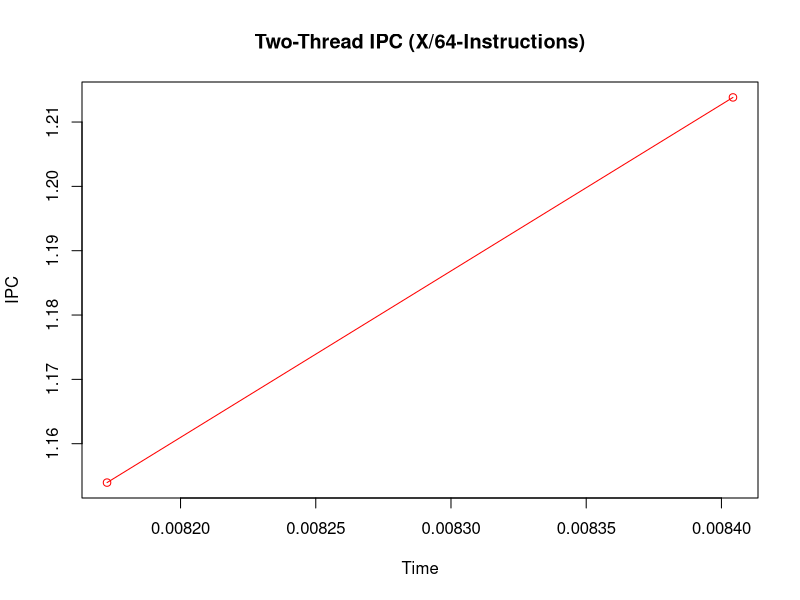
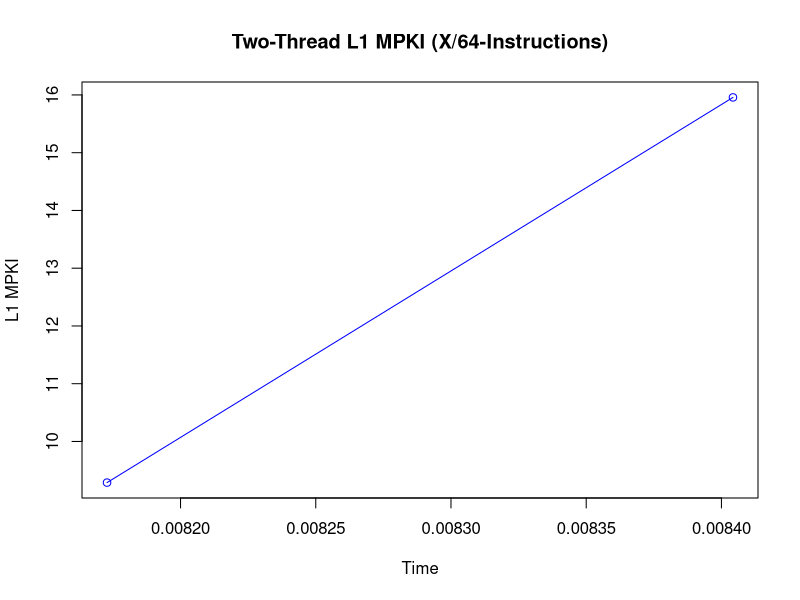
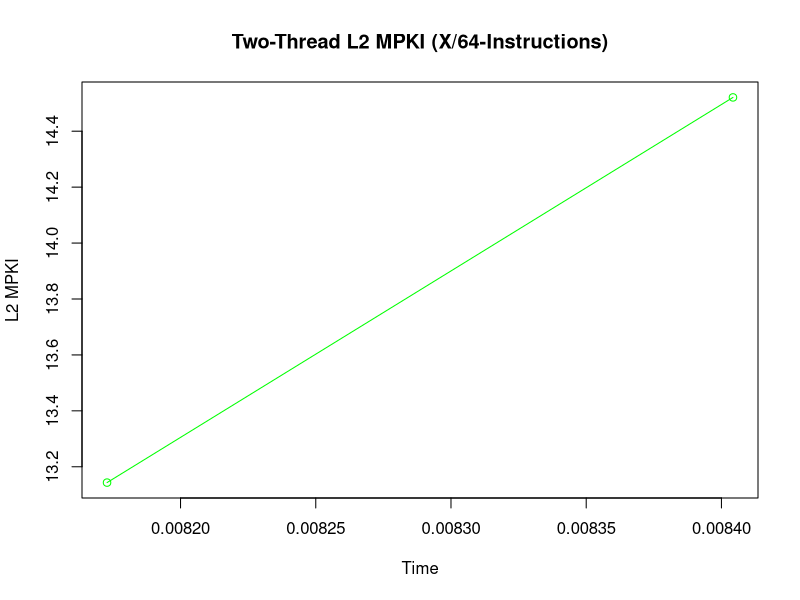
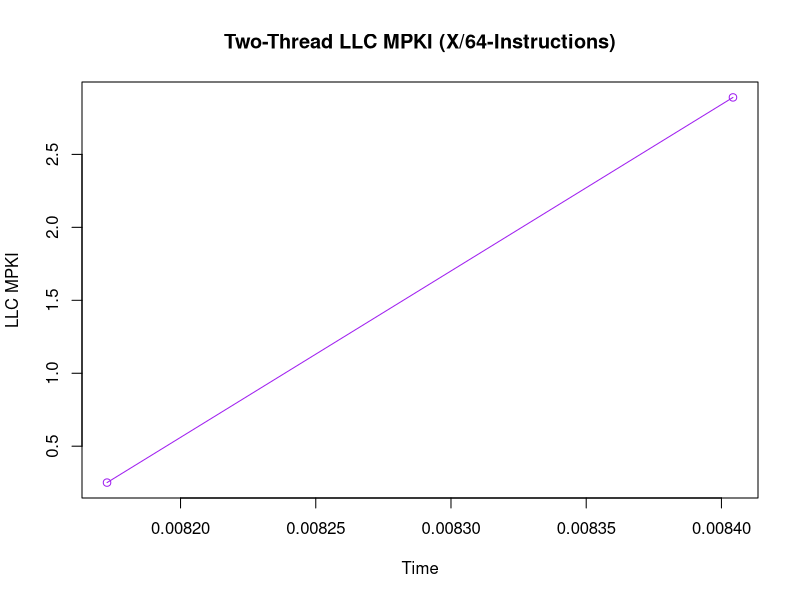
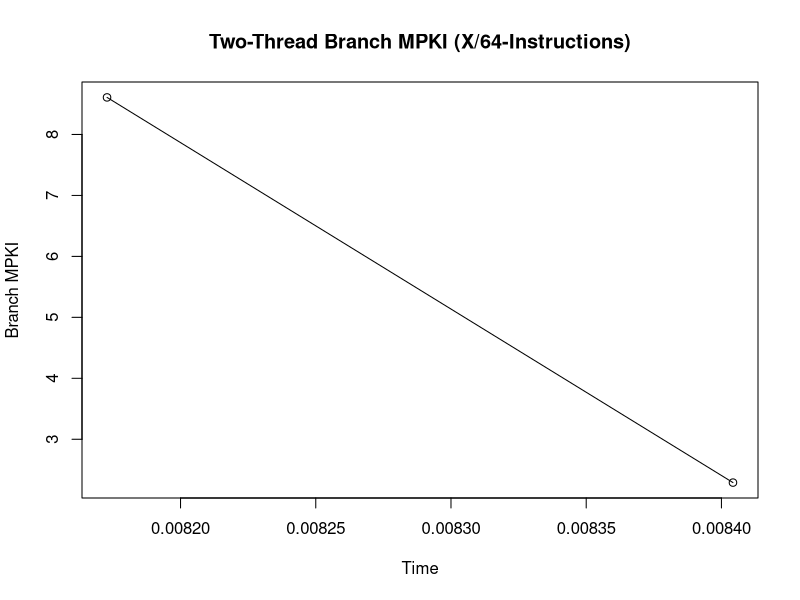

Reproduce these figures in R, in order.
#-----------------------------------------------------------------------------------------------------------------
# Two Thread (X/64)
#-----------------------------------------------------------------------------------------------------------------

data <- read.csv("two_thread_saliency_run_D64.csv")

data$Timestamp <- as.character(data$Timestamp)
data$Timestamp[which(data$Timestamp=="<not counted>")] <- "0"
data$Timestamp <- as.numeric(data$Timestamp)

data$instructions <- as.character(data$instructions)
data$instructions[which(data$instructions=="<not counted>")] <- "0"
data$instructions <- as.numeric(data$instructions)

data$cpu.cycles <- as.character(data$cpu.cycles)
data$cpu.cycles[which(data$cpu.cycles=="<not counted>")] <- "0"
data$cpu.cycles <- as.numeric(data$cpu.cycles)

data$L1.dcache.load.misses <- as.character(data$L1.dcache.load.misses)
data$L1.dcache.load.misses[which(data$L1.dcache.load.misses=="<not counted>")] <- "0"
data$L1.dcache.load.misses <- as.numeric(data$L1.dcache.load.misses)

data$l2_rqsts.miss <- as.character(data$l2_rqsts.miss)
data$l2_rqsts.miss[which(data$l2_rqsts.miss=="<not counted>")] <- "0"
data$l2_rqsts.miss <- as.numeric(data$l2_rqsts.miss)

data$LLC.load.misses <- as.character(data$LLC.load.misses)
data$LLC.load.misses[which(data$LLC.load.misses=="<not counted>")] <- "0"
data$LLC.load.misses <- as.numeric(data$LLC.load.misses)

data$branch.misses <- as.character(data$branch.misses)
data$branch.misses[which(data$branch.misses=="<not counted>")] <- "0"
data$branch.misses <- as.numeric(data$branch.misses)

#-----------------------------------------------------------------------------------------------------------------
# Two Thread IPC Plott (X/64)
#-----------------------------------------------------------------------------------------------------------------

IPC = data$instructions/data$cpu.cycles
plot(IPC ~ data$Timestamp, type="o", col="red", main="Two-Thread IPC (X/64-Instructions)", xlab="Time", ylab="IPC")
#par(new = TRUE) #Plots the next graph on the same graph

#-----------------------------------------------------------------------------------------------------------------
# Two Thread L1 MPKI Plot (X/64)
#-----------------------------------------------------------------------------------------------------------------

L2MPKI = (data$L1.dcache.load.misses)/(data$instructions/1000)
plot(L2MPKI ~ data$Timestamp, type="o", col="blue", main="Two-Thread L1 MPKI (X/64-Instructions)", xlab="Time", ylab="L1 MPKI")

#-----------------------------------------------------------------------------------------------------------------
# Two Thread L2 MPKI Plot (X/64)
#-----------------------------------------------------------------------------------------------------------------

L2MPKI = (data$l2_rqsts.miss)/(data$instructions/1000)
plot(L2MPKI ~ data$Timestamp, type="o", col="green", main="Two-Thread L2 MPKI (X/64-Instructions)", xlab="Time", ylab="L2 MPKI")

#-----------------------------------------------------------------------------------------------------------------
# Two Thread LLC MPKI Plot (X/64)
#-----------------------------------------------------------------------------------------------------------------

LLCMPKI = (data$LLC.load.misses)/(data$instructions/1000)
plot(LLCMPKI ~ data$Timestamp, type="o", col="purple", main="Two-Thread LLC MPKI (X/64-Instructions)", xlab="Time", ylab="LLC MPKI")

#-----------------------------------------------------------------------------------------------------------------
# Two Thread Branch MPKI Plot (X/64)
#-----------------------------------------------------------------------------------------------------------------

BranchMPKI= (data$branch.misses)/(data$instructions/1000)
plot(BranchMPKI ~ data$Timestamp, type="o", col="black", main="Two-Thread Branch MPKI (X/64-Instructions)", xlab="Time", ylab="Branch MPKI")

